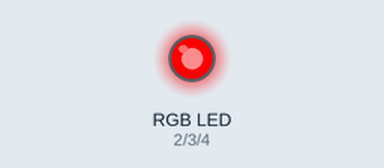
Recording of a sketch running on a simulated Arduino Uno, built with avr-gcc and run on an emulated ATmega328P. Shown: an RGB LED mixed from three pins (HIGH = lit).

Above: at 0.5 s.
At 1.5 s:
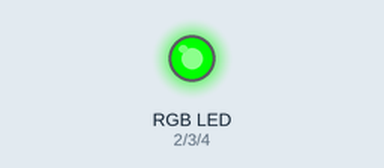
At 5.5 s:
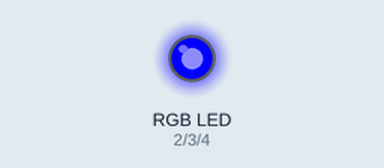
Timing chart, 0 to 6.9 s (numbered marks = the images above):
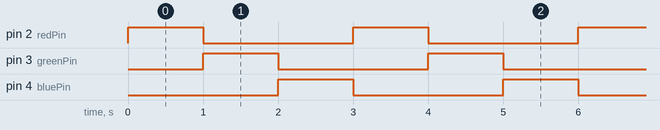

Measured:
- by itself, pin 2 (redPin), pin 3 (greenPin), pin 4 (bluePin): alternates HIGH for 1.0 s and LOW for 2.0 s
- by itself, everything shown: repeats every 3.0 s, in 3 steps

The sketch:

RGB_LED_Uno.ino
```cpp
//  R, G, B are PWM
int redPin = 2; // R from module to D2 from board
int greenPin = 3; // G from module to D2 from board
int bluePin = 4;  // B from module to D2 from board

void setup() {
  pinMode(redPin, OUTPUT);
  pinMode(greenPin, OUTPUT);
  pinMode(bluePin, OUTPUT);
}

void loop() {
  // เทสต์สีแดง
  analogWrite(redPin, 255); analogWrite(greenPin, 0); analogWrite(bluePin, 0);
  delay(1000);
  // เทสต์สีเขียว
  analogWrite(redPin, 0); analogWrite(greenPin, 255); analogWrite(bluePin, 0);
  delay(1000);
  // เทสต์สีน้ำเงิน
  analogWrite(redPin, 0); analogWrite(greenPin, 0); analogWrite(bluePin, 255);
  delay(1000);
}
```
